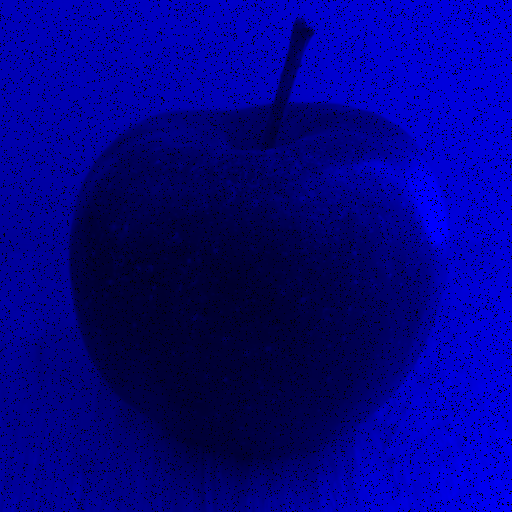
#> input picture Przetwarzanie Sygnałów i Obrazów/Sprawozdanie nr 7 z PSiO (zwolnienie)/Zadanie 1 Obraz/apple b.png, 512 x 512 px, found by its file name
$ python Zad7.1.py
#> lines starting #> are read from the running program, lines starting #| are printed output that depends on the picture
import cv2

appleb = cv2.imread('apple b.png', cv2.IMREAD_COLOR)
#> appleb is the input picture: shape (512, 512, 3); mean B, G, R 136.9, 0, 0
appleg = cv2.imread('apple g.png', cv2.IMREAD_COLOR)
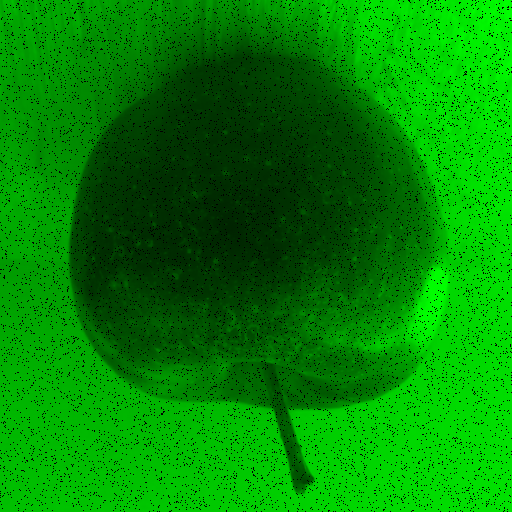
#> input picture Przetwarzanie Sygnałów i Obrazów/Sprawozdanie nr 7 z PSiO (zwolnienie)/Zadanie 1 Obraz/apple g.png, 512 x 512 px, found by its file name
#> appleg is the input picture: shape (512, 512, 3); mean B, G, R 0, 136.8, 0
appler = cv2.imread('apple r.png', cv2.IMREAD_COLOR)
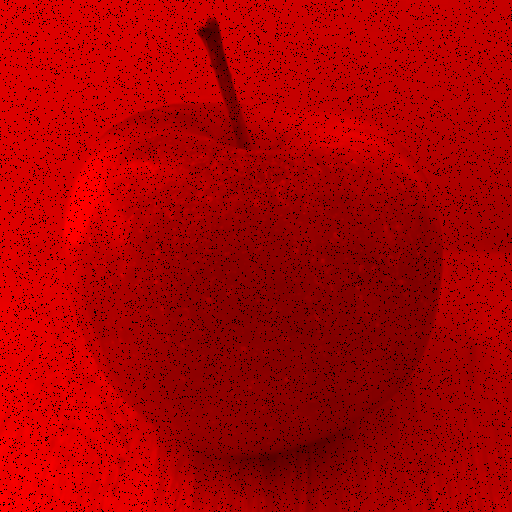
#> input picture Przetwarzanie Sygnałów i Obrazów/Sprawozdanie nr 7 z PSiO (zwolnienie)/Zadanie 1 Obraz/apple r.png, 512 x 512 px, found by its file name
#> appler is the input picture: shape (512, 512, 3); mean B, G, R 0, 0, 171.1

appleb = cv2.flip(appleb, 1)
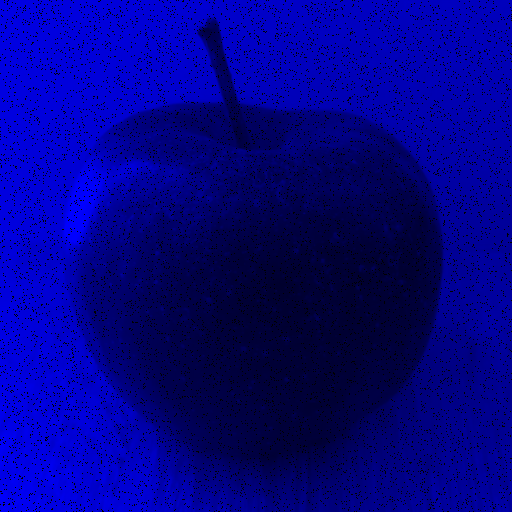
#> appleb: shape (512, 512, 3); mean B, G, R 136.9, 0, 0

appleg = cv2.rotate(appleg, cv2.cv2.ROTATE_180)
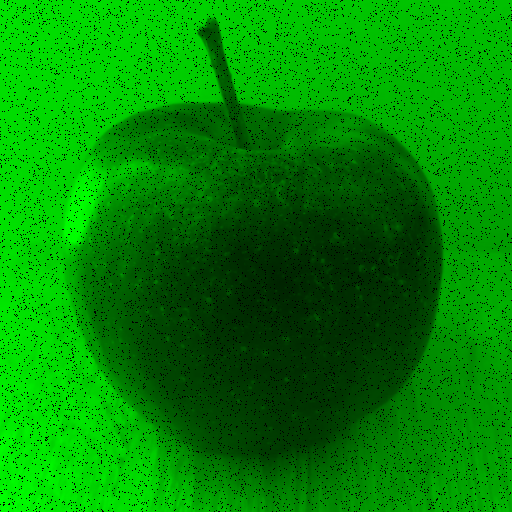
#> appleg: shape (512, 512, 3); mean B, G, R 0, 136.8, 0

apple = appleb + appleg + appler
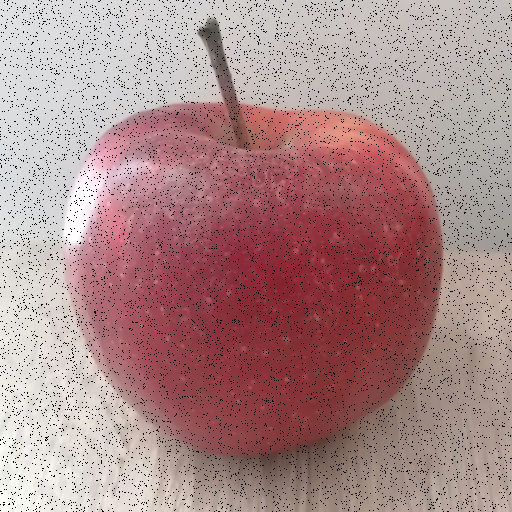
#> apple: shape (512, 512, 3); mean B, G, R 136.9, 136.8, 171.1

apple = cv2.dilate(apple, cv2.getStructuringElement(
    cv2.MORPH_RECT, (1, 1)), iterations=1)
mask = cv2.getStructuringElement(cv2.MORPH_RECT, (3, 3))
apple = cv2.morphologyEx(apple, cv2.MORPH_CLOSE, mask)
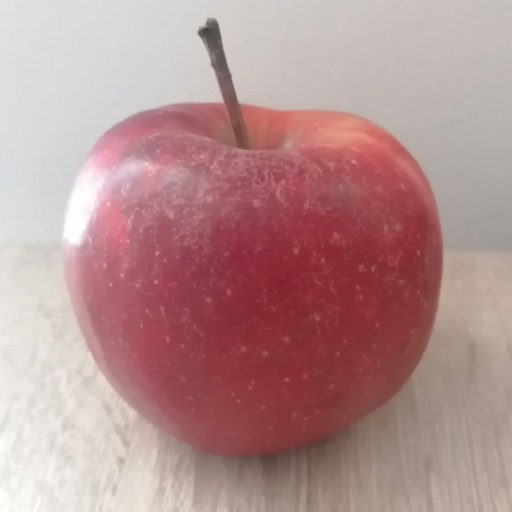
#> apple: shape (512, 512, 3); mean B, G, R 144.3, 144.2, 180.4

cv2.imwrite('apple.png', apple)
